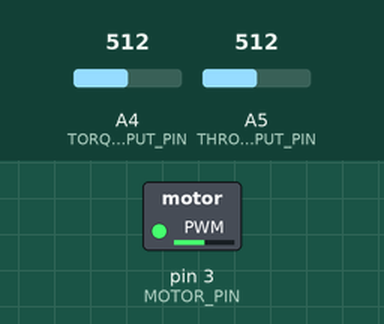
This sketch was run on a simulated Arduino Uno, built with avr-gcc and run on an emulated ATmega328P. Parts: switched loads named in the sketch (green lamp = pin HIGH). The inputs (shaded band) are chosen by the test bench; at power-on: A4 (TORQUE_INPUT_PIN) = 512, A5 (THROTTLE_INPUT_PIN) = 512.

Above: at 1.2 s.
1.3 s: A4 (TORQUE_INPUT_PIN) set to 716
At 2.0 s:
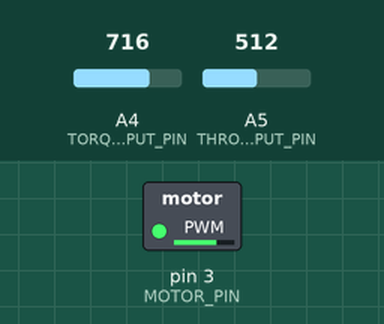
2.8 s: A5 (THROTTLE_INPUT_PIN) set to 900
At 3.1 s:
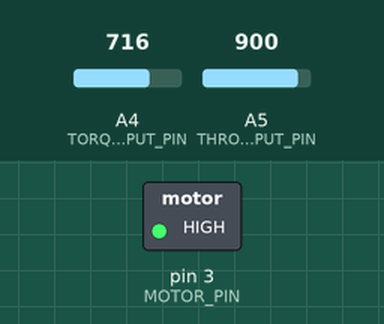
4.3 s: A5 (THROTTLE_INPUT_PIN) set to 716
At 5.5 s:
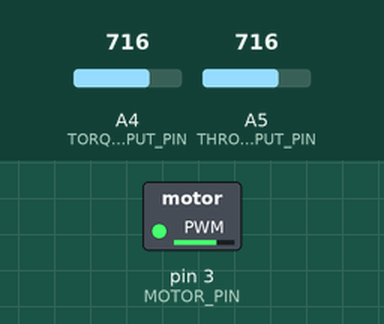
5.8 s: A5 (THROTTLE_INPUT_PIN) set to 1023
At 6.6 s:
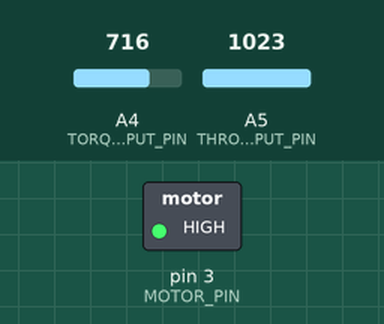
Timing chart, 0 to 8.3 s (numbered marks = the images above; inputs shaded):
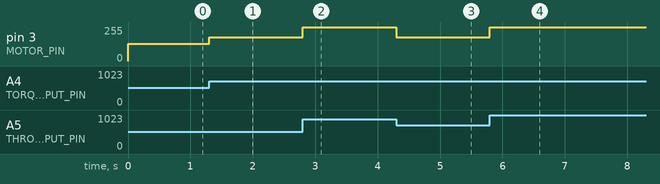

Measured:
- after the input at 1.3 s, pin 3 (MOTOR_PIN): 128/255 → 179/255 at once
- after the input at 2.8 s, pin 3 (MOTOR_PIN): 179/255 → 255/255 at once
- after the input at 4.3 s, pin 3 (MOTOR_PIN): 255/255 → 179/255 at once
- after the input at 5.8 s, pin 3 (MOTOR_PIN): 179/255 → 255/255 at once

The sketch:

algo.ino
```cpp
// pins
const int THROTTLE_INPUT_PIN = 5;
const int TORQUE_INPUT_PIN = 4;
const int MOTOR_PIN = 3;

// constants
const int MINIMUM_THROTTLE_VAL = 1 * 1023 / 5;
const int MAXIMUM_THROTTLE_VAL = 4 * 1023 / 5;

// reused vals
int throttle_val = 0;
int torque_val = 0;

void setup() {
  pinMode(MOTOR_PIN, OUTPUT);
}

void loop() {
  // read the throttle value
  throttle_val =  analogRead(THROTTLE_INPUT_PIN);

  // calibrate the throttle value
  if(throttle_val <= MINIMUM_THROTTLE_VAL){
    throttle_val = 0;
  } else if(throttle_val >= MAXIMUM_THROTTLE_VAL) {
    throttle_val = 1023;
  }

  // read the torque value
  torque_val = analogRead(TORQUE_INPUT_PIN);

  // determine output
  analogWrite(MOTOR_PIN, torque_val > throttle_val ? torque_val / 4 : throttle_val / 4);

}
```
